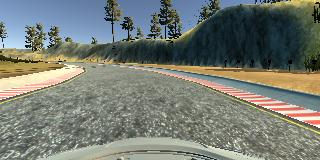
#> input picture examples/center_track1.jpg, 320 x 160 px
$ python -i model_track2.py   (imports and definitions only)
#> lines starting #> are read from the running program, lines starting #| are printed output that depends on the picture
# -*- coding: utf-8 -*-

import os
import csv

samples = []
# [4 lines not run here, left out]

from sklearn.model_selection import train_test_split
# [1 line that did not run here, left out]

import cv2
import numpy as np
import sklearn

# [52 lines left out: function generator, not called in this run]

def BGR_to_RGB(image):
    rgb_image = cv2.cvtColor(image, cv2.COLOR_BGR2RGB)
    return rgb_image

def pre_process(rgbimage):
    yuvimage = cv2.cvtColor(rgbimage, cv2.COLOR_RGB2YUV)
#> yuvimage: shape (160, 320, 3); mean of channels 0, 1, 2 121.2, 125.4, 125.5

    clahe = cv2.createCLAHE(clipLimit=2.0, tileGridSize=(8,8))
    claheeqimage = clahe.apply(yuvimage[:,:,0])
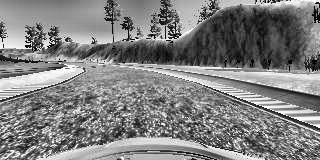
#> claheeqimage: shape (160, 320); min 1, max 255, mean 128.4
    yuvimageclahe = cv2.merge((claheeqimage,yuvimage[:,:,1],yuvimage[:,:,2]))
#> yuvimageclahe: shape (160, 320, 3); mean of channels 0, 1, 2 128.4, 125.4, 125.5
    claheeqrgb=cv2.cvtColor(yuvimageclahe,cv2.COLOR_YUV2RGB)
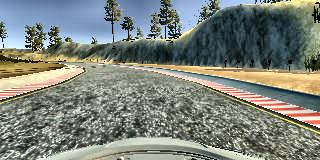
#> claheeqrgb: shape (160, 320, 3); mean R, G, B 125.4, 130.9, 123.1
    return claheeqrgb


# compile and train the model using the generator function
# [1 line that did not run here, left out]
# [1 line that did not run here, left out]

ch, row, col = 3, 160, 320

from keras.models import Sequential
from keras.layers import Flatten, Dense, Lambda,Cropping2D, Dropout
from keras.layers.convolutional import Convolution2D

# [1 line that did not run here, left out]
# Preprocess incoming data, centered around zero
# [22 lines not run here, left out]

>>> import cv2
>>> picture = cv2.cvtColor(cv2.imread('examples/center_track1.jpg'), cv2.COLOR_BGR2RGB)
>>> result = pre_process(picture)
